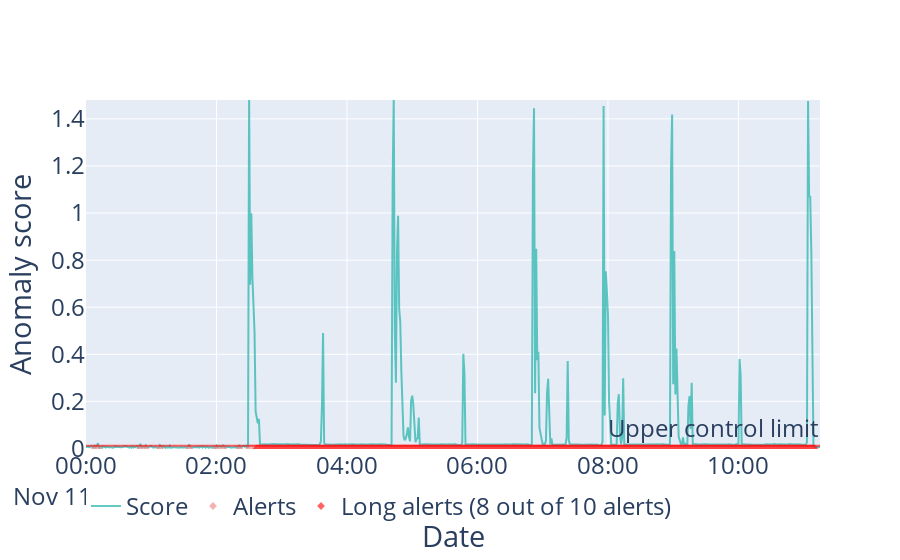

The notebook cell this image was saved under:
### Code cell
visual_mean_dist_to_nbrs(score, treshold_score=treshold_score, window_width=10, min_condition=8, return_fig=False)

### Figure 1 — Plotly figure (JSON) as saved in the notebook; plotly's stock layout.template omitted (floating-point values rounded to 4 significant figures; data arrays with more than 128 entries replaced by an {"elided": "..."} marker saying what was removed)
{"data": [{"line": {"color": "lightseagreen", "width": 2}, "mode": "lines", "name": "Score", "opacity": 0.7, "type": "scatter", "x": {"elided": "676 str values"}, "y": {"elided": "676 float values"}}, {"line": {"color": "lightcoral"}, "marker": {"symbol": "diamond"}, "mode": "markers", "name": "Alerts", "opacity": 0.6, "showlegend": true, "type": "scatter", "x": {"elided": "529 str values"}, "y": {"elided": "529 int values"}}, {"line": {"color": "red"}, "marker": {"symbol": "diamond"}, "mode": "markers", "name": "Long alerts (8 out of 10 alerts)", "opacity": 0.6, "showlegend": true, "type": "scatter", "x": {"elided": "514 str values"}, "y": {"elided": "514 int values"}}], "layout": {"annotations": [{"showarrow": false, "text": "Upper control limit", "x": 1, "xanchor": "right", "xref": "x domain", "y": 0.01126, "yanchor": "bottom", "yref": "y"}], "font": {"size": 24}, "legend": {"orientation": "h"}, "shapes": [{"line": {"color": "red", "width": 2}, "opacity": 0.6, "type": "line", "x0": 0, "x1": 1, "xref": "x domain", "y0": 0.01126, "y1": 0.01126, "yref": "y"}], "xaxis": {"constrain": "domain", "range": ["2008-11-11T00:00:00", "2008-11-11T11:15:00"], "title": {"text": "Date"}}, "yaxis": {"range": [-0.002253, 1.48], "title": {"text": "Anomaly score"}}}}
